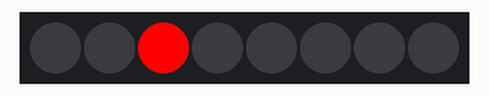
Bench run of a program on a simulated STM32 Blue Pill. Shown: 8 RGB LEDs in strip order, left to right. Dim RGB values are drawn brighter than linear.

Above: at 0.11 s.
At 5.99 s:
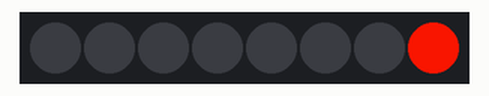
At 12.03 s:
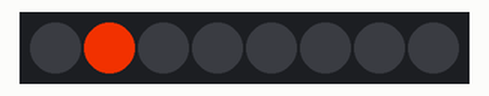
At 17.91 s:
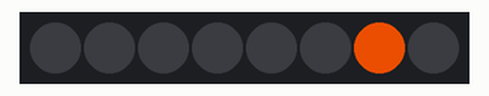
At 23.95 s:
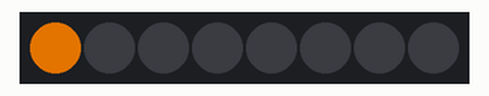
At 39.95 s:
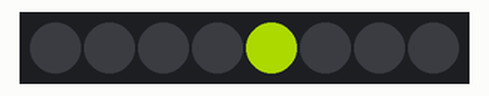
Timing chart, 0 to 40.0 s (numbered marks = the images above):
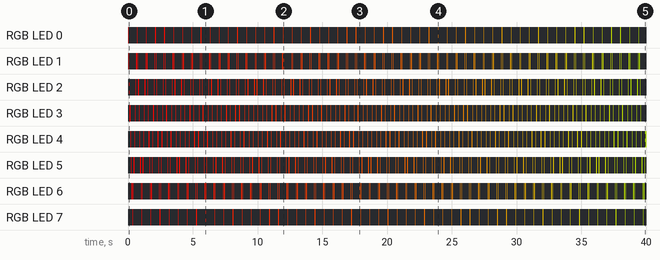

The program:

main.cpp
```cpp
#include <Arduino.h>
#include <STM32FreeRTOS.h>
#include <Adafruit_NeoPixel.h>

#define LED_PIN PB6
#define NUM_LEDS 8

Adafruit_NeoPixel strip(NUM_LEDS, LED_PIN, NEO_GRB + NEO_KHZ800);

// Función para interpolar colores (de r1,g1,b1 a r2,g2,b2 según factor 0-1)
uint32_t lerpColor(uint8_t r1, uint8_t g1, uint8_t b1, uint8_t r2, uint8_t g2, uint8_t b2, float t) {
  uint8_t r = r1 + t * (r2 - r1);
  uint8_t g = g1 + t * (g2 - g1);
  uint8_t b = b1 + t * (b2 - b1);
  return strip.Color(r, g, b);
}

void ledTask(void *pvParameters) {
  const uint32_t colors[][3] = {
    {255, 0, 0},   // rojo
    {0, 255, 0},   // verde
    {0, 0, 255}    // azul
  };
  const int numColors = sizeof(colors) / sizeof(colors[0]);

  while (true) {
    // Recorrer colores con interpolación suave
    for (int c = 0; c < numColors; c++) {
      int nextC = (c + 1) % numColors;
      // Hacer transición gradual entre colores
      for (int step = 0; step <= 100; step++) {
        float t = step / 100.0f;
        uint32_t currentColor = lerpColor(
          colors[c][0], colors[c][1], colors[c][2],
          colors[nextC][0], colors[nextC][1], colors[nextC][2],
          t
        );

        // Barrido adelante
        for (int i = 0; i < NUM_LEDS; i++) {
          strip.clear();
          strip.setPixelColor(i, currentColor);
          strip.show();
          vTaskDelay(pdMS_TO_TICKS(50));
        }
        // Barrido atrás
        for (int i = NUM_LEDS - 2; i > 0; i--) {
          strip.clear();
          strip.setPixelColor(i, currentColor);
          strip.show();
          vTaskDelay(pdMS_TO_TICKS(50));
        }
      }
    }
  }
}

void setup() {
  strip.begin();
  strip.show();

  xTaskCreate(ledTask, "LED Task", 512, NULL, 1, NULL);
}

void loop() {
  // Nada aquí, FreeRTOS maneja la multitarea
}
```
